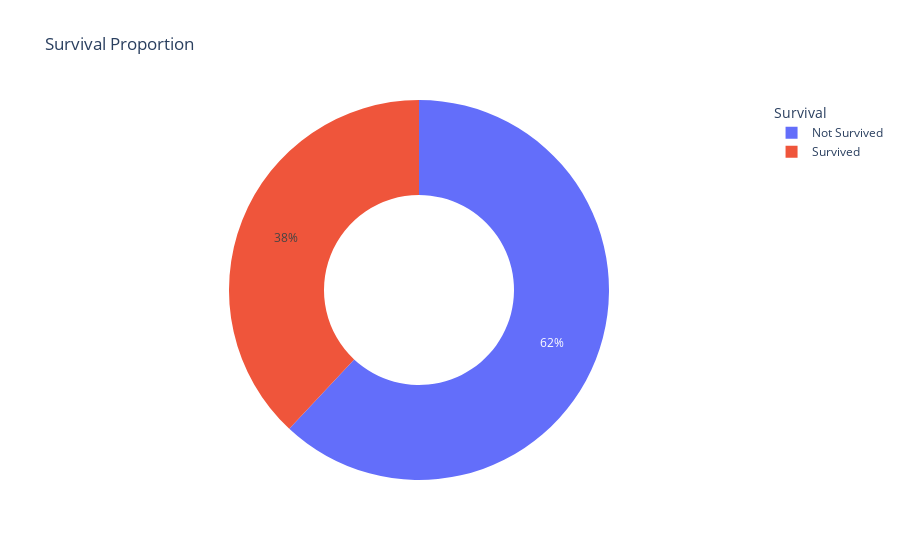

Source (notebook cell):
### Code cell
# Plotting in plotly
import plotly.graph_objs as go

labels = ['Not Survived', 'Survived']
values = grouped_data

fig = go.Figure(data=[go.Pie(labels=labels, values=values, hole=.5)])
fig.update_layout(title='Survival Proportion', legend_title="Survival")
fig.show()

### Figure 1 — Plotly figure (JSON) as saved in the notebook; plotly's stock layout.template omitted (floating-point values rounded to 4 significant figures)
{"data": [{"hole": 0.5, "labels": ["Not Survived", "Survived"], "type": "pie", "values": [259, 159]}], "layout": {"legend": {"title": {"text": "Survival"}}, "title": {"text": "Survival Proportion"}}}
